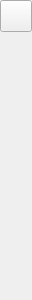
<?xml version="1.0" encoding="UTF-8"?>
<ui version="4.0">
 <class>MixerTrackPart</class>
 <widget class="QWidget" name="MixerTrackPart">
  <property name="geometry">
   <rect>
    <x>0</x>
    <y>0</y>
    <width>32</width>
    <height>300</height>
   </rect>
  </property>
  <property name="minimumSize">
   <size>
    <width>32</width>
    <height>32</height>
   </size>
  </property>
  <property name="maximumSize">
   <size>
    <width>32</width>
    <height>16777215</height>
   </size>
  </property>
  <layout class="QVBoxLayout" name="verticalLayout">
   <property name="spacing">
    <number>0</number>
   </property>
   <property name="leftMargin">
    <number>0</number>
   </property>
   <property name="topMargin">
    <number>0</number>
   </property>
   <property name="rightMargin">
    <number>0</number>
   </property>
   <property name="bottomMargin">
    <number>0</number>
   </property>
   <item>
    <widget class="QPushButton" name="expandBn">
     <property name="sizePolicy">
      <sizepolicy hsizetype="Fixed" vsizetype="Fixed">
       <horstretch>0</horstretch>
       <verstretch>0</verstretch>
      </sizepolicy>
     </property>
     <property name="minimumSize">
      <size>
       <width>32</width>
       <height>32</height>
      </size>
     </property>
     <property name="maximumSize">
      <size>
       <width>32</width>
       <height>32</height>
      </size>
     </property>
     <property name="toolTip">
      <string>Show channels</string>
     </property>
     <property name="text">
      <string/>
     </property>
     <property name="icon">
      <iconset>
       <normaloff>:/data/icons/go-next.svg</normaloff>
       <normalon>:/data/icons/go-previous.svg</normalon>:/data/icons/go-next.svg</iconset>
     </property>
     <property name="checkable">
      <bool>true</bool>
     </property>
    </widget>
   </item>
   <item>
    <widget class="QPushButton" name="soloBn">
     <property name="toolTip">
      <string>Solo</string>
     </property>
     <property name="styleSheet">
      <string notr="true">#soloBn{
    border: none;
    background-color: none;
}
</string>
     </property>
     <property name="text">
      <string/>
     </property>
     <property name="icon">
      <iconset>
       <normaloff>:/data/icons/mixer-solo-off.svg</normaloff>
       <normalon>:/data/icons/mixer-solo-on.svg</normalon>:/data/icons/mixer-solo-off.svg</iconset>
     </property>
     <property name="iconSize">
      <size>
       <width>32</width>
       <height>32</height>
      </size>
     </property>
     <property name="checkable">
      <bool>true</bool>
     </property>
     <property name="checked">
      <bool>false</bool>
     </property>
    </widget>
   </item>
   <item>
    <widget class="QPushButton" name="muteBn">
     <property name="toolTip">
      <string>Mute</string>
     </property>
     <property name="styleSheet">
      <string notr="true">#muteBn{
    border: none;
    background-color: none;
}
</string>
     </property>
     <property name="text">
      <string/>
     </property>
     <property name="icon">
      <iconset>
       <normaloff>:/data/icons/mixer-mute-off.svg</normaloff>
       <normalon>:/data/icons/mixer-mute-on.svg</normalon>:/data/icons/mixer-mute-off.svg</iconset>
     </property>
     <property name="iconSize">
      <size>
       <width>32</width>
       <height>32</height>
      </size>
     </property>
     <property name="checkable">
      <bool>true</bool>
     </property>
     <property name="checked">
      <bool>false</bool>
     </property>
    </widget>
   </item>
   <item>
    <widget class="Awl::Knob" name="panSlider" native="true">
     <property name="sizePolicy">
      <sizepolicy hsizetype="Fixed" vsizetype="Fixed">
       <horstretch>0</horstretch>
       <verstretch>0</verstretch>
      </sizepolicy>
     </property>
     <property name="minimumSize">
      <size>
       <width>32</width>
       <height>32</height>
      </size>
     </property>
     <property name="maximumSize">
      <size>
       <width>32</width>
       <height>32</height>
      </size>
     </property>
     <property name="toolTip">
      <string>Pan</string>
     </property>
     <property name="maxValue" stdset="0">
      <double>127.000000000000000</double>
     </property>
     <property name="scaleValueColor" stdset="0">
      <color>
       <red>51</red>
       <green>170</green>
       <blue>255</blue>
      </color>
     </property>
     <property name="scaleColor" stdset="0">
      <color>
       <red>17</red>
       <green>17</green>
       <blue>17</blue>
      </color>
     </property>
     <property name="knobIcon" stdset="0">
      <iconset>
       <normaloff>:/data/icons/mixer-dial.svg</normaloff>:/data/icons/mixer-dial.svg</iconset>
     </property>
     <property name="minValue" stdset="0">
      <double>0.000000000000000</double>
     </property>
     <property name="value" stdset="0">
      <double>63.500000000000000</double>
     </property>
     <property name="center" stdset="0">
      <bool>true</bool>
     </property>
     <property name="lineStep" stdset="0">
      <double>1.000000000000000</double>
     </property>
     <property name="pageStep" stdset="0">
      <double>10.000000000000000</double>
     </property>
     <property name="enableMouseWheel" stdset="0">
      <bool>false</bool>
     </property>
    </widget>
   </item>
   <item>
    <widget class="Awl::StyledSlider" name="volumeSlider" native="true">
     <property name="sizePolicy">
      <sizepolicy hsizetype="Fixed" vsizetype="Expanding">
       <horstretch>0</horstretch>
       <verstretch>0</verstretch>
      </sizepolicy>
     </property>
     <property name="minimumSize">
      <size>
       <width>32</width>
       <height>64</height>
      </size>
     </property>
     <property name="maximumSize">
      <size>
       <width>32</width>
       <height>16777215</height>
      </size>
     </property>
    </widget>
   </item>
   <item>
    <widget class="Awl::RotatedLabel" name="trackLabel">
     <property name="sizePolicy">
      <sizepolicy hsizetype="Fixed" vsizetype="Fixed">
       <horstretch>0</horstretch>
       <verstretch>0</verstretch>
      </sizepolicy>
     </property>
     <property name="minimumSize">
      <size>
       <width>32</width>
       <height>40</height>
      </size>
     </property>
     <property name="maximumSize">
      <size>
       <width>32</width>
       <height>40</height>
      </size>
     </property>
    </widget>
   </item>
  </layout>
 </widget>
 <customwidgets>
  <customwidget>
   <class>Awl::StyledSlider</class>
   <extends>QWidget</extends>
   <header>awl/styledslider.h</header>
   <container>1</container>
  </customwidget>
  <customwidget>
   <class>Awl::Knob</class>
   <extends>QWidget</extends>
   <header>awl/knob.h</header>
  </customwidget>
  <customwidget>
   <class>Awl::RotatedLabel</class>
   <extends>QWidget</extends>
   <header>awl/rotatedlabel.h</header>
  </customwidget>
 </customwidgets>
 <resources>
  <include location="musescore.qrc"/>
 </resources>
 <connections/>
</ui>
